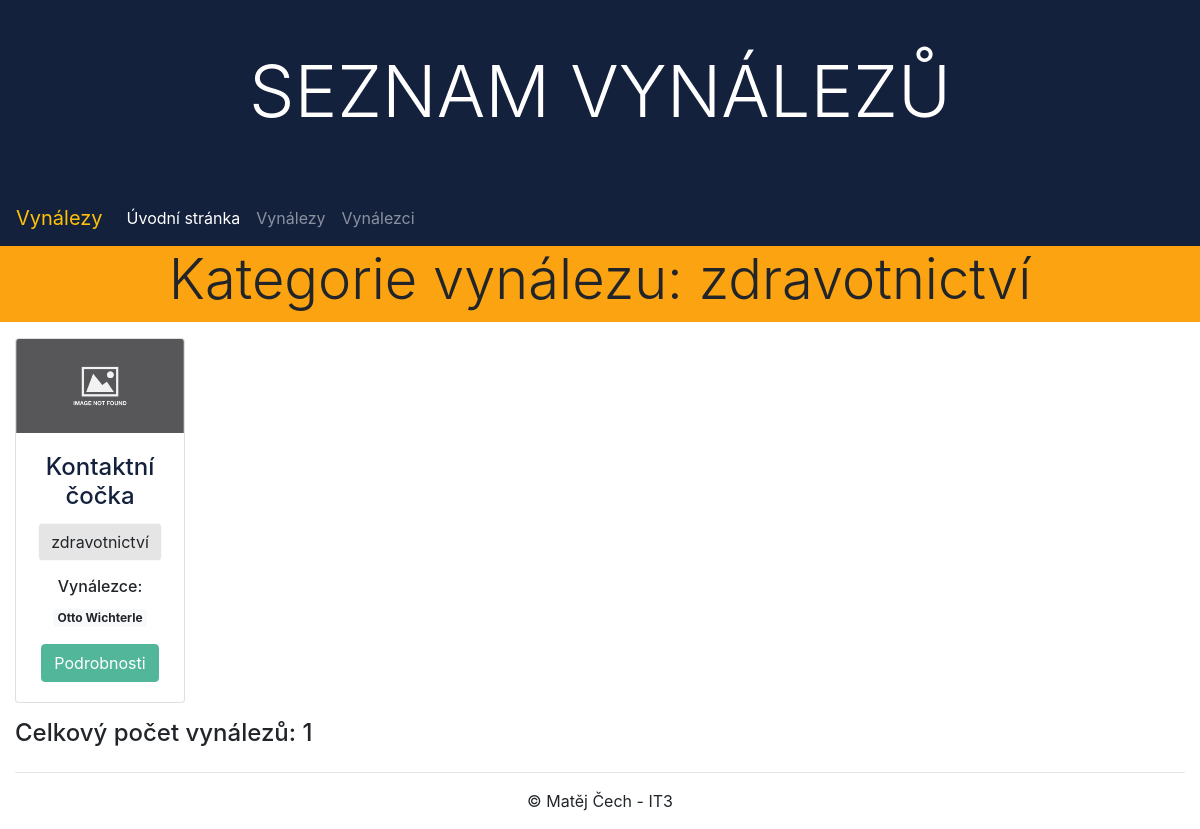
The page /inventions/inventions/categories/zdravotnictví/ on the database its author committed.
### inventions/models.py (models this page shows, shortened)
class Invention(models.Model):
    name = models.CharField(max_length=150, null=False, blank=False, verbose_name="Invention name")
    inventors = models.ManyToManyField(Inventor, help_text="Select who invented it")
    description = models.TextField(blank=True, null=True, verbose_name="Description")
    date_of_invention = models.DateField(blank=True, null=True,
                                         help_text="<em>YYYY-MM-DD</em>",
                                         verbose_name="Date of the invention")
    category = models.ManyToManyField(Category, help_text="Select invention categories")
    photo = models.ImageField(upload_to=invention_photo_path, blank=True, null=True,
                              verbose_name="Photo of the invention")
    '''photo = models.ImageField(upload_to='invention/photo/%Y/%m/%d/', blank=True, null=True,
                              verbose_name="Photo of the invention")'''
    class Meta:
        ordering = ["name"]

class Category(models.Model):
    name = models.CharField(max_length=50, unique=True, null=False, blank=False,
                            verbose_name="Category name")
    class Meta:
        ordering = ["name"]

class Inventor(models.Model):
    first_name = models.CharField(max_length=50, null=False, blank=False, verbose_name="First name")
    last_name = models.CharField(max_length=50, null=False, blank=False, verbose_name="Last name")
    birthday = models.DateField(blank=True, null=True,
                                help_text="<em>YYYY-MM-DD</em>",
                                verbose_name="Birthday")
    date_of_death = models.DateField(blank=True, null=True,
                                     help_text="<em>YYYY-MM-DD</em>",
                                     verbose_name="Date of death")
    nation_id = models.ForeignKey(Nation, on_delete=models.CASCADE)
    biography = models.TextField(blank=True, null=True, verbose_name="Biography")
    photo = models.ImageField(upload_to=inventor_photo_path, blank=True, null=True,
                              verbose_name="Photo of the inventor")
    '''photo = models.ImageField(upload_to='inventor/photo/%Y/%m/%d/', blank=True, null=True,
                              verbose_name="Photo of the inventor")'''
    class Meta:
        ordering = ["last_name", "first_name"]

### inventions/views.py (the view)
# urls.py: path('inventions/', views.InventionListView.as_view(), name='inventions'),
class InventionListView(ListView):
    model = Invention
    context_object_name = 'inventions_list'   # your own name for the list as a template variable
    template_name = 'invention/list.html'  # Specify your own template name/location
    paginate_by = 6
    def get_queryset(self):
        if 'category_name' in self.kwargs:
            return Invention.objects.filter(category__name=self.kwargs['category_name']).all() # Get 5 books containing the title war
        else:
            return Invention.objects.all()
    def get_context_data(self, **kwargs):
        context = super().get_context_data(**kwargs)
        context['num_inventions'] = len(self.get_queryset())
        if 'category_name' in self.kwargs:
            context['view_title'] = f"Kategorie: {self.kwargs['category_name']}"
            context['view_head'] = f"Kategorie vynálezu: {self.kwargs['category_name']}"
        else:
            context['view_title'] = 'Vynálezy'
            context['view_head'] = 'Přehled vynálezů'
        return context

### inventions/context_processors.py (called while the page is built)
def categories(request):
    return {'categories': Category.objects.all()}

### inventions/templates/invention/list.html (shortened to what this page needs)
{% extends "base.html" %}
{% load bootstrap_pagination %}
{% block content %}
<div class="row mb-3">
    <div class="col-sm-12 bg-warning">
        <h2 class="display-4 text-center">{{ view_head }}</h2>
    </div>
</div>
<div class="row">
    {% for invention in inventions_list %}
    <div class="col-sm-6 col-md-4 col-lg-3 col-xl-2 text-center">
        <div class="card">
            {% if invention.photo %}
                <img class="card-img-top" src="{{ invention.photo.url }}" alt="{{ invention.name }}">
            {% else %}
                <img class="card-img-top" src="/media/img/image-not-found.png" alt="{{ invention.name }}">
            {% endif %}
            <div class="card-body">
                <h4 class="card-title"><a href="{% url 'invention_detail' invention.pk %}">{{ invention.name }}</a></h4>
                <p class="card-text">{% for category in invention.category.all %}<a href="{% url 'invention_category' category.name %}" class="btn btn-light">{{ category.name }}</a> {% endfor %}</p>
                {% if invention.inventors.all.count > 1 %}
                    <h6 class="card-text">Vynálezci:</h6>
                {% else %}
                    <h6 class="card-text">Vynálezce:</h6>
                {% endif %}
                <p class="card-text">{% for inventor in invention.inventors.all %}<span class="badge badge-light">{{ inventor.first_name }} {{ inventor.last_name }}</span> {% endfor %}</p>
                <a href="{% url 'invention_detail' invention.pk %}" class="btn btn-primary">Podrobnosti</a>
            </div>
        </div>
    </div>
    {% endfor %}
</div>
<div class="row mt-3">
    <div class="col-sm-12">
        <h4>Celkový počet vynálezů: {{ num_inventions }}</h4>
    </div>
</div>
{% endblock %}

### inventions/static/css/styles.css (style rules this page uses)
.bg-warning { background-color: #FCA311 !important; }
.btn-primary, .page-item.active .page-link { background-color: #52B69A !important; border-color: #52B69A !important; }
.btn-light { background-color: #E5E5E5 !important; }
h4.card-title a { color: #14213D; }

### rows shown on the page
Invention: name "Kontaktní čočka", shows "Vynálezce:"
Category: name "zdravotnictví"
Inventor: first_name "Otto", last_name "Wichterle"

### other values the page prints
{{ view_head }} "Kategorie vynálezu: zdravotnictví"
{{ num_inventions }} "1"
